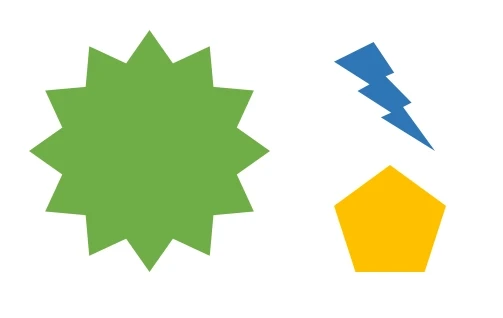
#> input picture tutorials/example_images/convex_test.jpg, 503 x 318 px
$ python 15-2_contour_moment.py
#> lines starting #> are read from the running program, lines starting #| are printed output that depends on the picture; after the words box and inside, x2 and y2 are one past the last pixel; in counts of white or black regions, pixels touching at a corner belong together; long printed decimals are rounded
import cv2

src = cv2.imread('example_images/convex_test.jpg')
#> src is the input picture: shape (318, 503, 3); mean B, G, R 201.3, 232, 220.5
dst = src.copy()


gray = cv2.cvtColor(src, cv2.COLOR_RGB2GRAY)
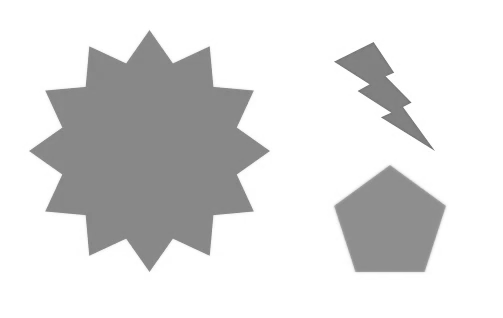
#> gray: shape (318, 503); min 111, max 255, mean 221.5
threshold = 150
ret, binary = cv2.threshold(gray, threshold, 255, cv2.THRESH_BINARY_INV)
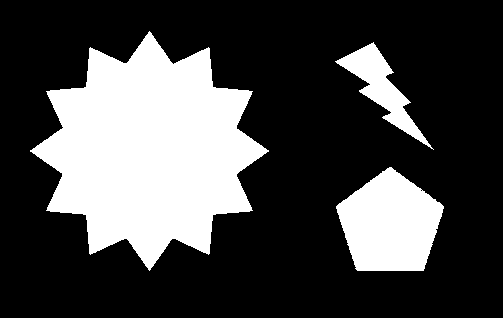
#> binary: shape (318, 503); 27.7% white; 3 white regions
#> ret = 150
contours, hierarchy = cv2.findContours(binary, cv2.RETR_CCOMP, cv2.CHAIN_APPROX_NONE)
#> contours = 4 contours, 1 with area under 20; largest, box (x1, y1, x2, y2) and area: (30, 31, 269, 271) 33152, (336, 167, 444, 271) 7724, (335, 42, 434, 150) 2653

cnt = contours[0]
#> cnt = contour of 307 points, box (x1, y1, x2, y2) (336, 167, 444, 271), area 7724
mmt = cv2.moments(cnt)
#> mmt = moments, m00 7724.5, centre m10/m00, m01/m00 = (389.6, 223.7)
for key, val in mmt.items():
    print('%s:\t%.5f' % (key, val))
#> this loop made 24 passes
#> (key, val) on passes 1 to 12: ('m00', 7724.5), ('m10', 3009260), ('m01', 1727769.5), ('m20', 1.18e+09), ('m11', 673101994.3), ('m02', 391324038.1), ('m30', 4.62e+11), ('m21', 2.63e+11), ('m12', 1.52e+11), ('m03', 8.97e+10), ('mu20', 4788428.4), ('mu11', 8895)
#| m00:	7724.500
#| m10:	3009260.000
#| m01:	1727769.500
#| m20:	1177116183.917
#| m11:	673101994.292
#| m02:	391324038.083
#| m30:	462304065149.100
#| m21:	263297106472.033
#> (further printed lines are left out)

# center of moment
cx = int(mmt['m10'] / mmt['m00'])
#> cx = 389
cy = int(mmt['m01'] / mmt['m00'])
#> cy = 223
print(cx, cy)
#| 389 223

# area & perimeter
area = cv2.contourArea(cnt)
#> area = 7724.5
perimeter = cv2.arcLength(cnt, True)
#> perimeter = 357.1
print('Area =', area)
#| Area = 7724.5
print('Perimeter = ', perimeter)
#| Perimeter =  357.120

for cnt in contours:
    epsilon = 0.01 * cv2.arcLength(cnt, True)
    approx_PD = cv2.approxPolyDP(cnt, epsilon, True)
    cv2.drawContours(src, [approx_PD], 0, (255, 255, 0), 2)
    cv2.imshow('contour', src)

    check = cv2.isContourConvex(cnt)
    if not check:
        hull = cv2.convexHull(cnt)
        cv2.drawContours(dst, [hull], 0, (255, 255, 0), 2)
    cv2.imshow('convex_hull', dst)
#> this loop made 4 passes
#> (epsilon, check) on passes 1, 3, 4: (3.57, False), (3.71, False), (10.1, False)
#> (epsilon, approx_PD, check) on pass 2: (0.0566, [[420, 190], [421, 189], [422, 190], [421, 191]], True)
#> pass 1, `cv2.imshow('contour', src)`:
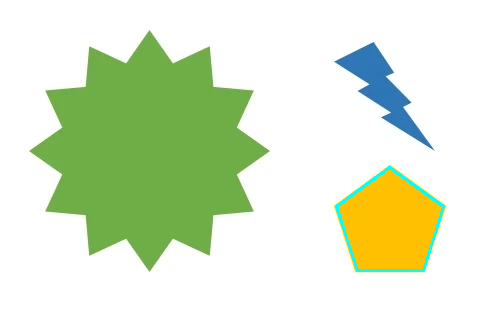
#> window 'contour': shape (318, 503, 3); mean B, G, R 202.7, 232.4, 219
#> pass 1, `cv2.imshow('convex_hull', dst)`:
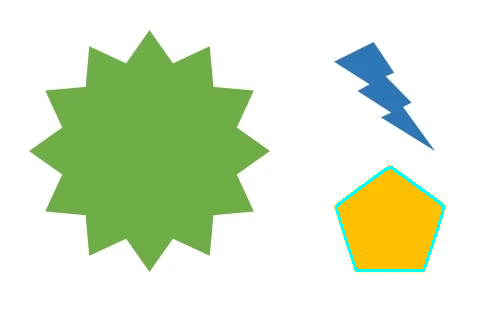
#> window 'convex_hull': shape (318, 503, 3); mean B, G, R 202.6, 232.3, 218.9
#> after the loop:
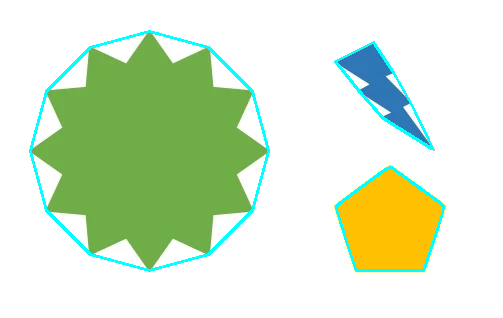
#> dst: shape (318, 503, 3); 2.59% of pixels changed, all inside (x1, y1, x2, y2) = (29, 30, 445, 272)
#> after the loop:
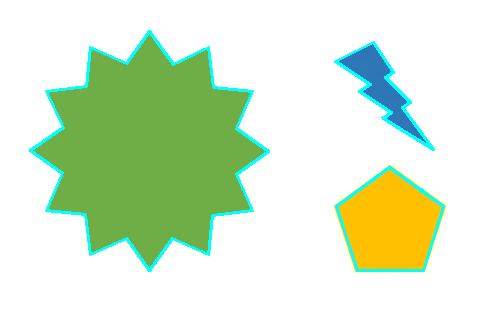
#> src: shape (318, 503, 3); 3.04% of pixels changed, all inside (x1, y1, x2, y2) = (29, 30, 445, 272)

cv2.waitKey(0)
cv2.destroyAllWindows()
